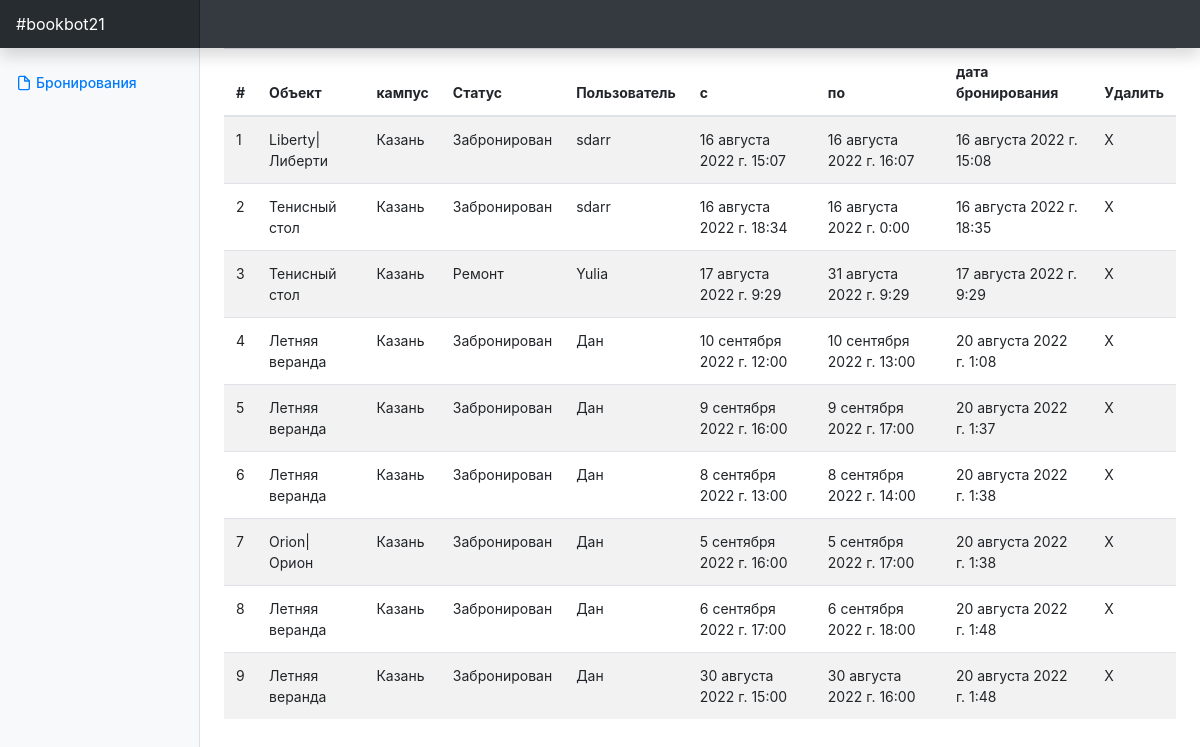
The page / on the database its author committed.
### bot/models.py (models this page shows, shortened)
class Booking(models.Model):
    start = models.DateTimeField(null=False, verbose_name='Начало бронирования')
    end = models.DateTimeField(verbose_name='Конец бронирования')
    status = models.ForeignKey(Status, on_delete=models.CASCADE)
    user = models.ForeignKey(User, on_delete=models.CASCADE)
    school_object = models.ForeignKey(SchoolObject, on_delete=models.CASCADE)
    book_date = models.DateTimeField(auto_now=True, verbose_name='Дата бронирования')
    class Meta:
        verbose_name = "Бронирование"
        verbose_name_plural = "Бронирования"

### bot/views.py (the view)
# urls.py: path('',views.index, name='index')
def index(request):
    booking_list = Booking.objects.all().order_by('id').values("book_date","id", "start", "end", "status_id__name","school_object_id__object_name", "school_object_id__object_campus_id__name","user_id__login" )
    print(booking_list)
    template = loader.get_template('bot/index.html')
    context = {
        'booking_list': booking_list,
    }
    return HttpResponse(template.render(context, request))

### bot/templates/bot/index.html
{% extends "bot/base.html" %}
{% load static %}
{% block content %}
<main role="main" class="col-md-9 ml-sm-auto col-lg-10 px-md-4">
<table class="table table-striped">
    <thead>
        <tr>
          <th>#</th>
          <th>Объект</th>
          <th>кампус</th>
          <th>Статус</th>
          <th>Пользователь</th>
          <th>с</th>
          <th>по</th>
          <th>дата бронирования</th>
          <th>Удалить</th>
        </tr>
      </thead>
      <tbody>
        {% if booking_list %}
            {% for booking in booking_list %}
                <tr>
                <td>{{ booking.id }}</td>
                <td>{{ booking.school_object_id__object_name }}</td>
                <td>{{ booking.school_object_id__object_campus_id__name }}</td>
                <td>{{ booking.status_id__name }}</td>
                <td>{{ booking.user_id__login }}</td>
                <td>{{ booking.start }}</td>
                <td>{{ booking.end }}</td>
                <td>{{ booking.book_date }}</td>
                <td>X</td>
                </tr>
            {% endfor %}
        {% else %}
            <p>No booking</p>
        {% endif %}
      </tbody>
</table>
</main>
{% endblock %}

### bot/templates/bot/base.html (shortened to what this page needs)
{% load static %}
<!doctype html>
<html lang="en">
  <head>
    <link href="{% static 'bot/css/bootstrap.min.css' %}" rel="stylesheet">
    <link href="{% static 'dashboard.css' %}" rel="stylesheet">
  </head>
  <body>
    <nav class="navbar navbar-dark sticky-top bg-dark flex-md-nowrap p-0 shadow">
  <a class="navbar-brand col-md-3 col-lg-2 mr-0 px-3" href="#">#bookbot21</a>
</nav>
<div class="container-fluid">
  <div class="row">
    <nav id="sidebarMenu" class="col-md-3 col-lg-2 d-md-block bg-light  sidebar collapse">
      <div class="sidebar-sticky pt-3">
        <ul class="nav flex-column">
          <li class="nav-item">
            <a class="nav-link active" href={% url 'index' %}>
              <span data-feather="file"></span>Бронирования
          </li>
        </ul>
      </div>
    </nav>
	{% block content %}
	{% endblock %}
  </div>
</div>
        <script src="{% static 'bot/dashboard.js' %}"></script></body>
</html>

### bot/static/dashboard.css (style rules this page uses)
body { font-size: .875rem; }
.feather { width: 16px; height: 16px; vertical-align: text-bottom; }
.sidebar { position: fixed; top: 0; bottom: 0; left: 0; z-index: 100; padding: 48px 0 0; box-shadow: inset -1px 0 0 rgba(0, 0, 0, .1); }
.sidebar-sticky { position: relative; top: 0; height: calc(100vh - 48px); padding-top: .5rem; overflow-x: hidden; overflow-y: auto; }
.sidebar .nav-link { font-weight: 500; color: #333; }
.sidebar .nav-link .feather { margin-right: 4px; color: #999; }
.sidebar .nav-link.active { color: #007bff; }
.sidebar .nav-link:hover .feather, .sidebar .nav-link.active .feather { color: inherit; }
.navbar-brand { padding-top: .75rem; padding-bottom: .75rem; font-size: 1rem; background-color: rgba(0, 0, 0, .25); box-shadow: inset -1px 0 0 rgba(0, 0, 0, .25); }

### rows shown on the page
Booking: id "1", school_object_id__object_name "Liberty|Либерти", school_object_id__object_campus_id__name "Казань", status_id__name "Забронирован", user_id__login "sdarr", start "16 августа 2022 г. 15:07", end "16 августа 2022 г. 16:07", book_date "16 августа 2022 г. 15:08"
Booking: id "2", school_object_id__object_name "Тенисный стол", school_object_id__object_campus_id__name "Казань", status_id__name "Забронирован", user_id__login "sdarr", start "16 августа 2022 г. 18:34", end "16 августа 2022 г. 0:00", book_date "16 августа 2022 г. 18:35"
Booking: id "3", school_object_id__object_name "Тенисный стол", school_object_id__object_campus_id__name "Казань", status_id__name "Ремонт", user_id__login "Yulia", start "17 августа 2022 г. 9:29", end "31 августа 2022 г. 9:29", book_date "17 августа 2022 г. 9:29"
Booking: id "4", school_object_id__object_name "Летняя веранда", school_object_id__object_campus_id__name "Казань", status_id__name "Забронирован", user_id__login "Дан", start "10 сентября 2022 г. 12:00", end "10 сентября 2022 г. 13:00", book_date "20 августа 2022 г. 1:08"
Booking: id "5", school_object_id__object_name "Летняя веранда", school_object_id__object_campus_id__name "Казань", status_id__name "Забронирован", user_id__login "Дан", start "9 сентября 2022 г. 16:00", end "9 сентября 2022 г. 17:00", book_date "20 августа 2022 г. 1:37"
Booking: id "6", school_object_id__object_name "Летняя веранда", school_object_id__object_campus_id__name "Казань", status_id__name "Забронирован", user_id__login "Дан", start "8 сентября 2022 г. 13:00", end "8 сентября 2022 г. 14:00", book_date "20 августа 2022 г. 1:38"
Booking: id "7", school_object_id__object_name "Orion|Орион", school_object_id__object_campus_id__name "Казань", status_id__name "Забронирован", user_id__login "Дан", start "5 сентября 2022 г. 16:00", end "5 сентября 2022 г. 17:00", book_date "20 августа 2022 г. 1:38"
Booking: id "8", school_object_id__object_name "Летняя веранда", school_object_id__object_campus_id__name "Казань", status_id__name "Забронирован", user_id__login "Дан", start "6 сентября 2022 г. 17:00", end "6 сентября 2022 г. 18:00", book_date "20 августа 2022 г. 1:48"
Booking: id "9", school_object_id__object_name "Летняя веранда", school_object_id__object_campus_id__name "Казань", status_id__name "Забронирован", user_id__login "Дан", start "30 августа 2022 г. 15:00", end "30 августа 2022 г. 16:00", book_date "20 августа 2022 г. 1:48"
